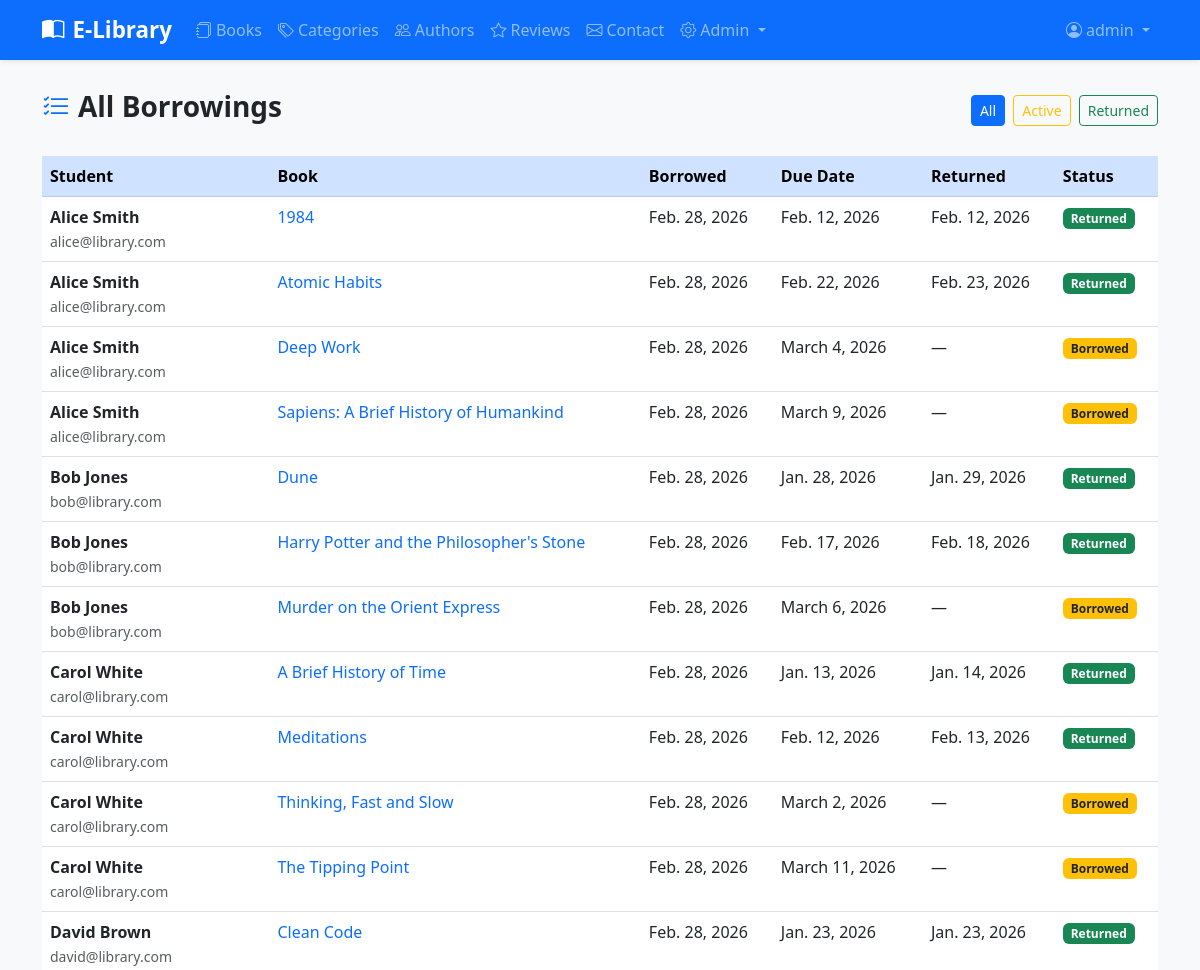
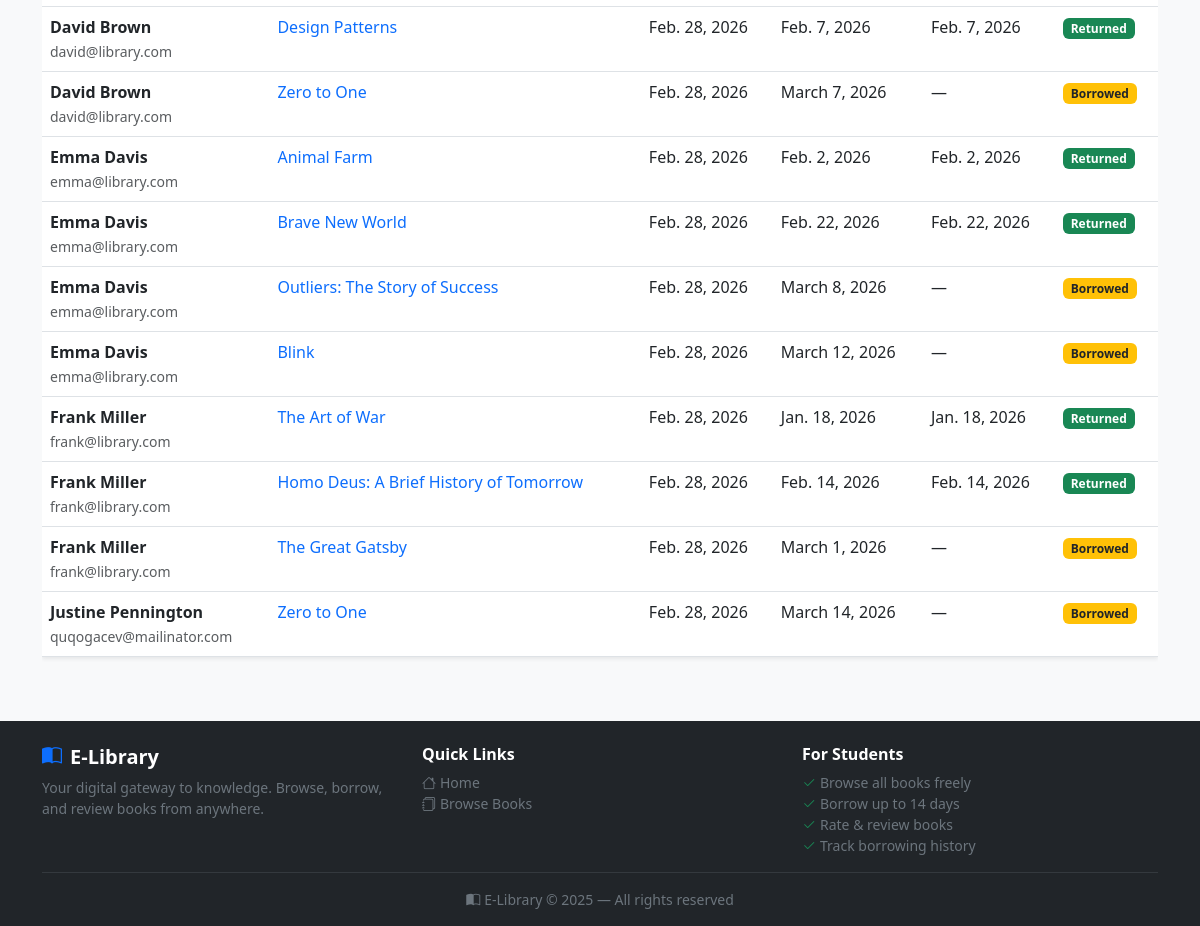
The app's page /admin-panel/borrowings/ (signed in) with its own data (2 pictures, top to bottom).
### borrowing/models.py (models this page shows, shortened)
class BorrowRecord(models.Model):
    STATUS_CHOICES = [
        ('borrowed', 'Borrowed'),
        ('returned', 'Returned'),
    ]
    student = models.ForeignKey(User, on_delete=models.CASCADE, related_name='borrow_records')
    book = models.ForeignKey(Book, on_delete=models.CASCADE, related_name='borrow_records')
    borrow_date = models.DateField(auto_now_add=True)
    due_date = models.DateField()
    return_date = models.DateField(null=True, blank=True)
    status = models.CharField(max_length=10, choices=STATUS_CHOICES, default='borrowed')
    @property
    def is_overdue(self):
        return self.status == 'borrowed' and timezone.now().date() > self.due_date
    class Meta:
        ordering = ['-borrow_date']

### books/models.py (models this page shows, shortened)
class Book(models.Model):
    title = models.CharField(max_length=300)
    author = models.ForeignKey(Author, on_delete=models.SET_NULL, null=True, related_name='books')
    category = models.ForeignKey(Category, on_delete=models.SET_NULL, null=True, related_name='books')
    description = models.TextField(blank=True)
    cover_image = models.ImageField(upload_to='covers/', blank=True, null=True)
    isbn = models.CharField(max_length=20, blank=True, unique=True, null=True)
    pages = models.PositiveIntegerField(blank=True, null=True)
    language = models.CharField(max_length=50, blank=True, default='English')
    total_copies = models.PositiveIntegerField(default=1)
    available_copies = models.PositiveIntegerField(default=1)
    published_date = models.DateField(blank=True, null=True)
    created_at = models.DateTimeField(auto_now_add=True)
    class Meta:
        ordering = ['title']

### borrowing/views.py (the view)
# urls.py: path('borrowings/', borrowing_views.all_borrowings, name='all_borrowings'),
@user_passes_test(is_admin)
def all_borrowings(request):
    records = BorrowRecord.objects.select_related('student', 'book').order_by('-borrow_date')
    status_filter = request.GET.get('status', '')
    if status_filter in ('borrowed', 'returned'):
        records = records.filter(status=status_filter)
    today = timezone.now().date()
    return render(request, 'borrowing/all_borrowings.html', {
        'records': records,
        'status_filter': status_filter,
        'today': today,
    })

### borrowing/views.py (called while the page is built)
def is_admin(user):
    return user.is_staff

### templates/borrowing/all_borrowings.html (shortened to what this page needs)
{% extends 'base.html' %}
{% block content %}
<div class="d-flex justify-content-between align-items-center mb-4">
  <h3 class="fw-bold"><i class="bi bi-list-check me-2 text-primary"></i>All Borrowings</h3>
  <div>
    <a href="?status=" class="btn btn-sm {% if not status_filter %}btn-primary{% else %}btn-outline-primary{% endif %}">All</a>
    <a href="?status=borrowed" class="btn btn-sm {% if status_filter == 'borrowed' %}btn-warning{% else %}btn-outline-warning{% endif %} ms-1">Active</a>
    <a href="?status=returned" class="btn btn-sm {% if status_filter == 'returned' %}btn-success{% else %}btn-outline-success{% endif %} ms-1">Returned</a>
  </div>
</div>
<div class="table-responsive">
  <table class="table table-hover shadow-sm">
    <thead class="table-primary">
      <tr>
        <th>Student</th>
        <th>Book</th>
        <th>Borrowed</th>
        <th>Due Date</th>
        <th>Returned</th>
        <th>Status</th>
      </tr>
    </thead>
    <tbody>
      {% for record in records %}
      <tr {% if record.is_overdue %}class="table-danger"{% endif %}>
        <td>
          <strong>{{ record.student.get_full_name|default:record.student.username }}</strong>
          <br><small class="text-muted">{{ record.student.email }}</small>
        </td>
        <td>
          <a href="{% url 'book_detail' record.book.pk %}" class="text-decoration-none">{{ record.book.title }}</a>
        </td>
        <td>{{ record.borrow_date }}</td>
        <td>
          {{ record.due_date }}
        </td>
        <td>{{ record.return_date|default:"—" }}</td>
        <td>
          {% if record.status == 'borrowed' %}
          <span class="badge bg-warning text-dark">Borrowed</span>
          {% else %}
          <span class="badge bg-success">Returned</span>
          {% endif %}
        </td>
      </tr>
      {% empty %}
      <tr><td colspan="6" class="text-center text-muted py-4">No records found.</td></tr>
      {% endfor %}
    </tbody>
  </table>
</div>
{% endblock %}

### templates/base.html (shortened to what this page needs)
<!DOCTYPE html>
<html lang="en">
<head>
  <link href="https://cdn.jsdelivr.net/npm/bootstrap@5.3.0/dist/css/bootstrap.min.css" rel="stylesheet">
  <link href="https://cdn.jsdelivr.net/npm/bootstrap-icons@1.11.0/font/bootstrap-icons.css" rel="stylesheet">
</head>
<body>
<nav class="navbar navbar-expand-lg navbar-dark bg-primary shadow-sm fixed-top">
  <div class="container">
    <a class="navbar-brand" href="{% url 'home' %}">
      <i class="bi bi-book-half me-2"></i>E-Library
    </a>
    <div class="collapse navbar-collapse" id="navbarNav">
      <ul class="navbar-nav me-auto">
        <li class="nav-item">
          <a class="nav-link" href="{% url 'book_list' %}"><i class="bi bi-journals me-1"></i>Books</a>
        </li>
        <li class="nav-item">
          <a class="nav-link" href="{% url 'public_category_list' %}"><i class="bi bi-tags me-1"></i>Categories</a>
        </li>
        <li class="nav-item">
          <a class="nav-link" href="{% url 'public_author_list' %}"><i class="bi bi-people me-1"></i>Authors</a>
        </li>
        <li class="nav-item">
          <a class="nav-link" href="{% url 'public_reviews' %}"><i class="bi bi-star me-1"></i>Reviews</a>
        </li>
        <li class="nav-item">
          <a class="nav-link" href="{% url 'contact' %}"><i class="bi bi-envelope me-1"></i>Contact</a>
        </li>
        {% if user.is_staff %}
        <li class="nav-item dropdown">
          <a class="nav-link dropdown-toggle" href="#" data-bs-toggle="dropdown">
            <i class="bi bi-gear me-1"></i>Admin
          </a>
        </li>
        {% endif %}
      </ul>
      <ul class="navbar-nav">
        {% if user.is_authenticated %}
        <li class="nav-item dropdown">
          <a class="nav-link dropdown-toggle" href="#" data-bs-toggle="dropdown">
            <i class="bi bi-person-circle me-1"></i>{{ user.get_full_name|default:user.username }}
          </a>
        </li>
        {% endif %}
      </ul>
    </div>
  </div>
</nav>
<div class="container mt-4">
  {% block content %}{% endblock %}
</div>
<footer class="bg-dark text-white mt-5 pt-4 pb-3">
  <div class="container">
    <div class="row g-4 mb-3">
      <div class="col-md-4">
        <h5 class="fw-bold mb-2"><i class="bi bi-book-half me-2 text-primary"></i>E-Library</h5>
        <p class="text-secondary small mb-0">Your digital gateway to knowledge. Browse, borrow, and review books from anywhere.</p>
      </div>
      <div class="col-md-4">
        <h6 class="fw-semibold mb-2">Quick Links</h6>
        <ul class="list-unstyled small mb-0">
          <li><a href="{% url 'home' %}" class="text-secondary text-decoration-none"><i class="bi bi-house me-1"></i>Home</a></li>
          <li><a href="{% url 'book_list' %}" class="text-secondary text-decoration-none"><i class="bi bi-journals me-1"></i>Browse Books</a></li>
        </ul>
      </div>
      <div class="col-md-4">
        <h6 class="fw-semibold mb-2">For Students</h6>
        <ul class="list-unstyled small mb-0 text-secondary">
          <li><i class="bi bi-check2 me-1 text-success"></i>Browse all books freely</li>
          <li><i class="bi bi-check2 me-1 text-success"></i>Borrow up to 14 days</li>
          <li><i class="bi bi-check2 me-1 text-success"></i>Rate &amp; review books</li>
          <li><i class="bi bi-check2 me-1 text-success"></i>Track borrowing history</li>
        </ul>
      </div>
    </div>
    <hr class="border-secondary">
    <p class="text-center text-secondary small mb-0">
      <i class="bi bi-book-half me-1"></i>E-Library &copy; 2025 &mdash; All rights reserved
    </p>
  </div>
</footer>
</body>
</html>

### templates/base.html (style rules this page uses)
body { background-color: #f8f9fa; padding-top: 66px; }
.navbar-brand { font-weight: 700; font-size: 1.4rem; }

### records on screen
BorrowRecord: student.get_full_name "Alice Smith", student.email "alice@library.com", book "1984", borrow_date "Feb. 28, 2026", due_date "Feb. 12, 2026", return_date "Feb. 12, 2026", status "Returned"
BorrowRecord: student.get_full_name "Alice Smith", student.email "alice@library.com", book "Atomic Habits", borrow_date "Feb. 28, 2026", due_date "Feb. 22, 2026", return_date "Feb. 23, 2026", status "Returned"
BorrowRecord: student.get_full_name "Alice Smith", student.email "alice@library.com", book "Deep Work", borrow_date "Feb. 28, 2026", due_date "March 4, 2026", return_date "—", status "Borrowed"
BorrowRecord: student.get_full_name "Alice Smith", student.email "alice@library.com", book "Sapiens: A Brief History of Humankind", borrow_date "Feb. 28, 2026", due_date "March 9, 2026", return_date "—", status "Borrowed"
BorrowRecord: student.get_full_name "Bob Jones", student.email "bob@library.com", book "Dune", borrow_date "Feb. 28, 2026", due_date "Jan. 28, 2026", return_date "Jan. 29, 2026", status "Returned"
BorrowRecord: student.get_full_name "Bob Jones", student.email "bob@library.com", book "Harry Potter and the Philosopher's Stone", borrow_date "Feb. 28, 2026", due_date "Feb. 17, 2026", return_date "Feb. 18, 2026", status "Returned"
BorrowRecord: student.get_full_name "Bob Jones", student.email "bob@library.com", book "Murder on the Orient Express", borrow_date "Feb. 28, 2026", due_date "March 6, 2026", return_date "—", status "Borrowed"
BorrowRecord: student.get_full_name "Carol White", student.email "carol@library.com", book "A Brief History of Time", borrow_date "Feb. 28, 2026", due_date "Jan. 13, 2026", return_date "Jan. 14, 2026", status "Returned"
BorrowRecord: student.get_full_name "Carol White", student.email "carol@library.com", book "Meditations", borrow_date "Feb. 28, 2026", due_date "Feb. 12, 2026", return_date "Feb. 13, 2026", status "Returned"
BorrowRecord: student.get_full_name "Carol White", student.email "carol@library.com", book "Thinking, Fast and Slow", borrow_date "Feb. 28, 2026", due_date "March 2, 2026", return_date "—", status "Borrowed"
BorrowRecord: student.get_full_name "Carol White", student.email "carol@library.com", book "The Tipping Point", borrow_date "Feb. 28, 2026", due_date "March 11, 2026", return_date "—", status "Borrowed"
BorrowRecord: student.get_full_name "David Brown", student.email "david@library.com", book "Clean Code", borrow_date "Feb. 28, 2026", due_date "Jan. 23, 2026", return_date "Jan. 23, 2026", status "Returned"
BorrowRecord: student.get_full_name "David Brown", student.email "david@library.com", book "Design Patterns", borrow_date "Feb. 28, 2026", due_date "Feb. 7, 2026", return_date "Feb. 7, 2026", status "Returned"
BorrowRecord: student.get_full_name "David Brown", student.email "david@library.com", book "Zero to One", borrow_date "Feb. 28, 2026", due_date "March 7, 2026", return_date "—", status "Borrowed"
BorrowRecord: student.get_full_name "Emma Davis", student.email "emma@library.com", book "Animal Farm", borrow_date "Feb. 28, 2026", due_date "Feb. 2, 2026", return_date "Feb. 2, 2026", status "Returned"
BorrowRecord: student.get_full_name "Emma Davis", student.email "emma@library.com", book "Brave New World", borrow_date "Feb. 28, 2026", due_date "Feb. 22, 2026", return_date "Feb. 22, 2026", status "Returned"
BorrowRecord: student.get_full_name "Emma Davis", student.email "emma@library.com", book "Outliers: The Story of Success", borrow_date "Feb. 28, 2026", due_date "March 8, 2026", return_date "—", status "Borrowed"
BorrowRecord: student.get_full_name "Emma Davis", student.email "emma@library.com", book "Blink", borrow_date "Feb. 28, 2026", due_date "March 12, 2026", return_date "—", status "Borrowed"
BorrowRecord: student.get_full_name "Frank Miller", student.email "frank@library.com", book "The Art of War", borrow_date "Feb. 28, 2026", due_date "Jan. 18, 2026", return_date "Jan. 18, 2026", status "Returned"
BorrowRecord: student.get_full_name "Frank Miller", student.email "frank@library.com", book "Homo Deus: A Brief History of Tomorrow", borrow_date "Feb. 28, 2026", due_date "Feb. 14, 2026", return_date "Feb. 14, 2026", status "Returned"
BorrowRecord: student.get_full_name "Frank Miller", student.email "frank@library.com", book "The Great Gatsby", borrow_date "Feb. 28, 2026", due_date "March 1, 2026", return_date "—", status "Borrowed"
BorrowRecord: student.get_full_name "Justine Pennington", student.email "quqogacev@mailinator.com", book "Zero to One", borrow_date "Feb. 28, 2026", due_date "March 14, 2026", return_date "—", status "Borrowed"

### other values on screen
{{ user.get_full_name|default:user.username }} "admin"
